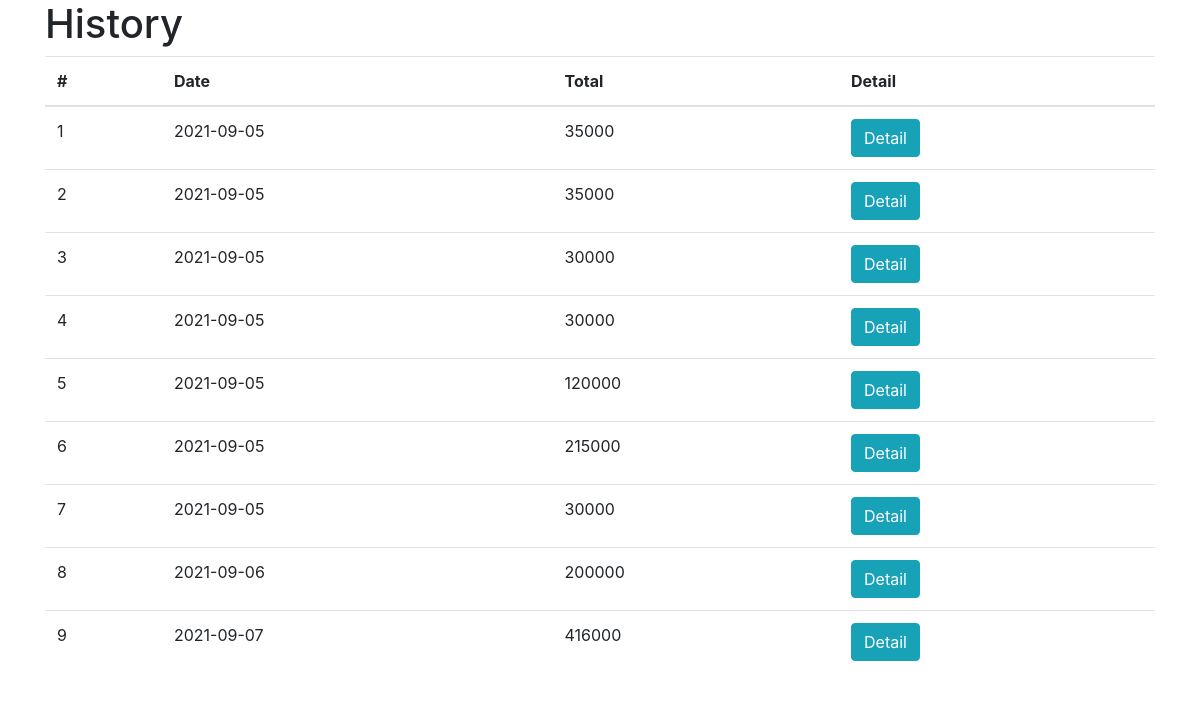
The app's page /cart/history.php (signed in) with its own data.
### tables this page shows
CREATE TABLE `orders` (
  `OrderID` int(10) NOT NULL,
  `CustomerID` int(10) NOT NULL,
  `Date` date NOT NULL,
  `Total` float NOT NULL,
  `Note` text NOT NULL
);

### connection.php (called while the page is built, shortened)
<?php
class connection {
    private $dbHostname = "localhost";
    private $dbUsername = "root";
    private $dbPassword = "";
    private $dbName = "market";
    public function __construct() {
        $this->conn = mysqli_connect($this->dbHostname,$this->dbUsername,$this->dbPassword,$this->dbName);
    }
}
?>

### class/order.php (called while the page is built, shortened)
<?php
class order extends connection {
    public function getAllOrder($cusID) {
        $sql="SELECT * FROM orders WHERE CustomerID='$cusID'";
        $result=mysqli_query($this->conn,$sql);
        $arr=array();
        while($row=mysqli_fetch_array($result)) {
            array_push($arr,$row);
        }
        return json_encode($arr);
    }
}
?>

### cart/history.php (the view, shortened to what this page needs)
<!DOCTYPE html>
<html lang="en">
<head>
    <link rel="stylesheet" type="text/css" href="../css/bootstrap.css">
</head>
<body>
    <div class="container">
        <h1>History</h1>
      <table class="table">
        <thead>
          <tr>
            <th>#</th>
            <th>Date</th>
            <th>Total</th>
            <th>Detail</th>
          </tr>
        </thead>
        <tbody>
            <?php
                require("../connection.php");
                require("../class/order.php");
                $order=new order();
                $arr=json_decode($order->getAllOrder($_SESSION['id']),true);
                if (isset($_SESSION['id'])) {
                    $t=1;
                    foreach ($arr as $key=>$value) {
                        echo '
                        <tr>
                            <td>'.$t.'</td>
                            <td>'.$value['Date'].'</td>
                            <td>'.$value['Total'].'</td>
                            <td>
                                <button type="button" class="btn btn-info">
                                    <a href="./detail.php?orderid='.$value['OrderID'].'" class="text-white">Detail</a>
                                </button>
                            </td>
                        </tr>';
                        $t++;
                    }
                }
            ?>
        </tbody>
      </table>
    </div>
</body>
</html>

### records on screen
orders: Date "2021-09-05", Total "35000"
orders: Date "2021-09-05", Total "35000"
orders: Date "2021-09-05", Total "30000"
orders: Date "2021-09-05", Total "30000"
orders: Date "2021-09-05", Total "120000"
orders: Date "2021-09-05", Total "215000"
orders: Date "2021-09-05", Total "30000"
orders: Date "2021-09-06", Total "200000"
orders: Date "2021-09-07", Total "416000"
